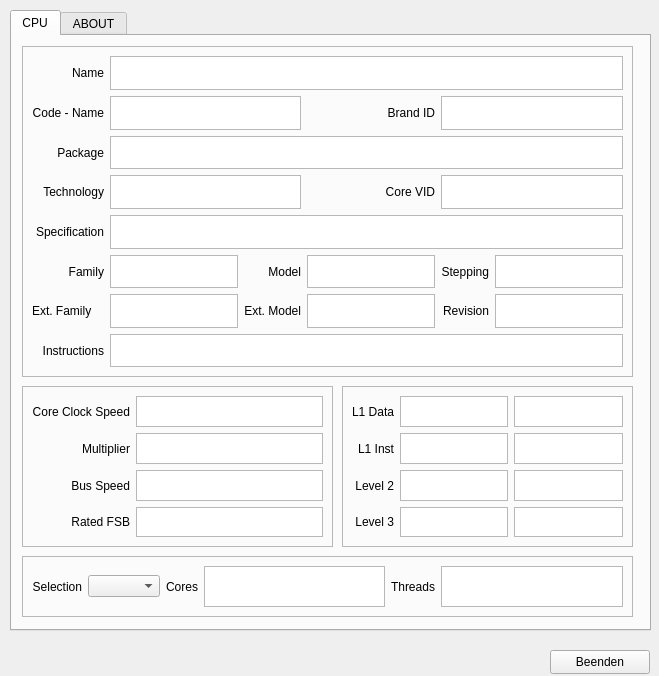
<?xml version="1.0" encoding="UTF-8"?>
<ui version="4.0">
 <class>mainWidget</class>
 <widget class="QWidget" name="mainWidget">
  <property name="geometry">
   <rect>
    <x>0</x>
    <y>0</y>
    <width>659</width>
    <height>676</height>
   </rect>
  </property>
  <property name="windowTitle">
   <string>CPU Informations</string>
  </property>
  <widget class="QTabWidget" name="parentContainer">
   <property name="geometry">
    <rect>
     <x>10</x>
     <y>10</y>
     <width>641</width>
     <height>621</height>
    </rect>
   </property>
   <property name="currentIndex">
    <number>0</number>
   </property>
   <widget class="QWidget" name="cpu">
    <attribute name="title">
     <string>CPU</string>
    </attribute>
    <widget class="QFrame" name="frame">
     <property name="geometry">
      <rect>
       <x>10</x>
       <y>10</y>
       <width>611</width>
       <height>331</height>
      </rect>
     </property>
     <property name="frameShape">
      <enum>QFrame::StyledPanel</enum>
     </property>
     <property name="frameShadow">
      <enum>QFrame::Raised</enum>
     </property>
     <layout class="QGridLayout" name="gridLayout">
      <item row="4" column="2" colspan="5">
       <widget class="QTextEdit" name="specification">
        <property name="readOnly">
         <bool>true</bool>
        </property>
       </widget>
      </item>
      <item row="3" column="5" colspan="2">
       <widget class="QTextEdit" name="vid">
        <property name="readOnly">
         <bool>true</bool>
        </property>
       </widget>
      </item>
      <item row="6" column="0">
       <widget class="QLabel" name="label_12">
        <property name="text">
         <string>Ext. Family</string>
        </property>
       </widget>
      </item>
      <item row="0" column="0">
       <widget class="QLabel" name="label_2">
        <property name="text">
         <string>Name</string>
        </property>
        <property name="alignment">
         <set>Qt::AlignRight|Qt::AlignTrailing|Qt::AlignVCenter</set>
        </property>
       </widget>
      </item>
      <item row="1" column="0">
       <widget class="QLabel" name="label_3">
        <property name="text">
         <string>Code - Name</string>
        </property>
        <property name="alignment">
         <set>Qt::AlignRight|Qt::AlignTrailing|Qt::AlignVCenter</set>
        </property>
       </widget>
      </item>
      <item row="2" column="0">
       <widget class="QLabel" name="label_4">
        <property name="text">
         <string>Package</string>
        </property>
        <property name="alignment">
         <set>Qt::AlignRight|Qt::AlignTrailing|Qt::AlignVCenter</set>
        </property>
       </widget>
      </item>
      <item row="3" column="0">
       <widget class="QLabel" name="label_5">
        <property name="text">
         <string>Technology</string>
        </property>
        <property name="alignment">
         <set>Qt::AlignRight|Qt::AlignTrailing|Qt::AlignVCenter</set>
        </property>
       </widget>
      </item>
      <item row="4" column="0">
       <widget class="QLabel" name="label_7">
        <property name="text">
         <string>Specification</string>
        </property>
        <property name="alignment">
         <set>Qt::AlignRight|Qt::AlignTrailing|Qt::AlignVCenter</set>
        </property>
       </widget>
      </item>
      <item row="3" column="2" colspan="2">
       <widget class="QTextEdit" name="technology">
        <property name="readOnly">
         <bool>true</bool>
        </property>
       </widget>
      </item>
      <item row="2" column="2" colspan="5">
       <widget class="QTextEdit" name="packageName">
        <property name="readOnly">
         <bool>true</bool>
        </property>
       </widget>
      </item>
      <item row="5" column="4">
       <widget class="QTextEdit" name="model">
        <property name="readOnly">
         <bool>true</bool>
        </property>
       </widget>
      </item>
      <item row="5" column="5">
       <widget class="QLabel" name="label_11">
        <property name="text">
         <string>Stepping</string>
        </property>
        <property name="alignment">
         <set>Qt::AlignRight|Qt::AlignTrailing|Qt::AlignVCenter</set>
        </property>
       </widget>
      </item>
      <item row="1" column="4">
       <widget class="QLabel" name="label_8">
        <property name="text">
         <string>Brand ID</string>
        </property>
        <property name="alignment">
         <set>Qt::AlignRight|Qt::AlignTrailing|Qt::AlignVCenter</set>
        </property>
       </widget>
      </item>
      <item row="5" column="2">
       <widget class="QTextEdit" name="family">
        <property name="readOnly">
         <bool>true</bool>
        </property>
       </widget>
      </item>
      <item row="5" column="3">
       <widget class="QLabel" name="label_10">
        <property name="text">
         <string>Model</string>
        </property>
        <property name="alignment">
         <set>Qt::AlignRight|Qt::AlignTrailing|Qt::AlignVCenter</set>
        </property>
       </widget>
      </item>
      <item row="5" column="6">
       <widget class="QTextEdit" name="stepping">
        <property name="readOnly">
         <bool>true</bool>
        </property>
       </widget>
      </item>
      <item row="3" column="4">
       <widget class="QLabel" name="label_6">
        <property name="text">
         <string>Core VID</string>
        </property>
        <property name="alignment">
         <set>Qt::AlignRight|Qt::AlignTrailing|Qt::AlignVCenter</set>
        </property>
       </widget>
      </item>
      <item row="5" column="0">
       <widget class="QLabel" name="label_9">
        <property name="text">
         <string>Family</string>
        </property>
        <property name="alignment">
         <set>Qt::AlignRight|Qt::AlignTrailing|Qt::AlignVCenter</set>
        </property>
       </widget>
      </item>
      <item row="1" column="2" colspan="2">
       <widget class="QTextEdit" name="codeName">
        <property name="readOnly">
         <bool>true</bool>
        </property>
       </widget>
      </item>
      <item row="1" column="5" colspan="2">
       <widget class="QTextEdit" name="brandId">
        <property name="readOnly">
         <bool>true</bool>
        </property>
       </widget>
      </item>
      <item row="0" column="2" colspan="5">
       <widget class="QTextEdit" name="cpuName">
        <property name="readOnly">
         <bool>true</bool>
        </property>
       </widget>
      </item>
      <item row="7" column="2" colspan="5">
       <widget class="QTextEdit" name="instructions">
        <property name="readOnly">
         <bool>true</bool>
        </property>
       </widget>
      </item>
      <item row="6" column="2">
       <widget class="QTextEdit" name="extFamily">
        <property name="readOnly">
         <bool>true</bool>
        </property>
       </widget>
      </item>
      <item row="6" column="5">
       <widget class="QLabel" name="label_14">
        <property name="text">
         <string>Revision</string>
        </property>
        <property name="alignment">
         <set>Qt::AlignRight|Qt::AlignTrailing|Qt::AlignVCenter</set>
        </property>
       </widget>
      </item>
      <item row="6" column="3">
       <widget class="QLabel" name="label_13">
        <property name="text">
         <string>Ext. Model</string>
        </property>
        <property name="alignment">
         <set>Qt::AlignRight|Qt::AlignTrailing|Qt::AlignVCenter</set>
        </property>
       </widget>
      </item>
      <item row="6" column="4">
       <widget class="QTextEdit" name="extModel">
        <property name="readOnly">
         <bool>true</bool>
        </property>
       </widget>
      </item>
      <item row="6" column="6">
       <widget class="QTextEdit" name="revision">
        <property name="readOnly">
         <bool>true</bool>
        </property>
       </widget>
      </item>
      <item row="7" column="0">
       <widget class="QLabel" name="label_15">
        <property name="text">
         <string>Instructions</string>
        </property>
        <property name="alignment">
         <set>Qt::AlignRight|Qt::AlignTrailing|Qt::AlignVCenter</set>
        </property>
       </widget>
      </item>
     </layout>
    </widget>
    <widget class="QFrame" name="frame_2">
     <property name="geometry">
      <rect>
       <x>10</x>
       <y>350</y>
       <width>311</width>
       <height>161</height>
      </rect>
     </property>
     <property name="frameShape">
      <enum>QFrame::StyledPanel</enum>
     </property>
     <property name="frameShadow">
      <enum>QFrame::Raised</enum>
     </property>
     <layout class="QGridLayout" name="gridLayout_2">
      <item row="2" column="0">
       <widget class="QLabel" name="label_18">
        <property name="text">
         <string>Bus Speed</string>
        </property>
        <property name="alignment">
         <set>Qt::AlignRight|Qt::AlignTrailing|Qt::AlignVCenter</set>
        </property>
       </widget>
      </item>
      <item row="1" column="0">
       <widget class="QLabel" name="label_17">
        <property name="text">
         <string>Multiplier</string>
        </property>
        <property name="alignment">
         <set>Qt::AlignRight|Qt::AlignTrailing|Qt::AlignVCenter</set>
        </property>
       </widget>
      </item>
      <item row="0" column="1">
       <widget class="QTextEdit" name="clockSpeed">
        <property name="readOnly">
         <bool>true</bool>
        </property>
       </widget>
      </item>
      <item row="0" column="0">
       <widget class="QLabel" name="label_16">
        <property name="text">
         <string>Core Clock Speed</string>
        </property>
        <property name="alignment">
         <set>Qt::AlignRight|Qt::AlignTrailing|Qt::AlignVCenter</set>
        </property>
       </widget>
      </item>
      <item row="1" column="1">
       <widget class="QTextEdit" name="multiplier">
        <property name="readOnly">
         <bool>true</bool>
        </property>
       </widget>
      </item>
      <item row="3" column="0">
       <widget class="QLabel" name="label_19">
        <property name="text">
         <string>Rated FSB</string>
        </property>
        <property name="alignment">
         <set>Qt::AlignRight|Qt::AlignTrailing|Qt::AlignVCenter</set>
        </property>
       </widget>
      </item>
      <item row="2" column="1">
       <widget class="QTextEdit" name="busSpeed">
        <property name="readOnly">
         <bool>true</bool>
        </property>
       </widget>
      </item>
      <item row="3" column="1">
       <widget class="QTextEdit" name="ratedFSB">
        <property name="readOnly">
         <bool>true</bool>
        </property>
       </widget>
      </item>
     </layout>
    </widget>
    <widget class="QFrame" name="frame_4">
     <property name="geometry">
      <rect>
       <x>10</x>
       <y>520</y>
       <width>611</width>
       <height>61</height>
      </rect>
     </property>
     <property name="frameShape">
      <enum>QFrame::StyledPanel</enum>
     </property>
     <property name="frameShadow">
      <enum>QFrame::Raised</enum>
     </property>
     <layout class="QGridLayout" name="gridLayout_4">
      <item row="0" column="0">
       <widget class="QLabel" name="label_24">
        <property name="text">
         <string>Selection</string>
        </property>
        <property name="alignment">
         <set>Qt::AlignRight|Qt::AlignTrailing|Qt::AlignVCenter</set>
        </property>
       </widget>
      </item>
      <item row="0" column="2">
       <widget class="QLabel" name="label_25">
        <property name="text">
         <string>Cores</string>
        </property>
        <property name="alignment">
         <set>Qt::AlignRight|Qt::AlignTrailing|Qt::AlignVCenter</set>
        </property>
       </widget>
      </item>
      <item row="0" column="1">
       <widget class="QComboBox" name="comboBox"/>
      </item>
      <item row="0" column="4">
       <widget class="QLabel" name="label_26">
        <property name="text">
         <string>Threads</string>
        </property>
        <property name="alignment">
         <set>Qt::AlignRight|Qt::AlignTrailing|Qt::AlignVCenter</set>
        </property>
       </widget>
      </item>
      <item row="0" column="3">
       <widget class="QTextEdit" name="cores">
        <property name="readOnly">
         <bool>true</bool>
        </property>
       </widget>
      </item>
      <item row="0" column="5">
       <widget class="QTextEdit" name="threads">
        <property name="readOnly">
         <bool>true</bool>
        </property>
       </widget>
      </item>
     </layout>
    </widget>
    <widget class="QFrame" name="frame_3">
     <property name="geometry">
      <rect>
       <x>330</x>
       <y>350</y>
       <width>291</width>
       <height>161</height>
      </rect>
     </property>
     <property name="frameShape">
      <enum>QFrame::StyledPanel</enum>
     </property>
     <property name="frameShadow">
      <enum>QFrame::Raised</enum>
     </property>
     <layout class="QGridLayout" name="gridLayout_3">
      <item row="1" column="0">
       <widget class="QLabel" name="label_21">
        <property name="text">
         <string>L1 Inst</string>
        </property>
        <property name="alignment">
         <set>Qt::AlignRight|Qt::AlignTrailing|Qt::AlignVCenter</set>
        </property>
       </widget>
      </item>
      <item row="0" column="0">
       <widget class="QLabel" name="label_20">
        <property name="text">
         <string>L1 Data</string>
        </property>
        <property name="alignment">
         <set>Qt::AlignRight|Qt::AlignTrailing|Qt::AlignVCenter</set>
        </property>
       </widget>
      </item>
      <item row="2" column="1">
       <widget class="QTextEdit" name="l2">
        <property name="readOnly">
         <bool>true</bool>
        </property>
       </widget>
      </item>
      <item row="3" column="0">
       <widget class="QLabel" name="label_23">
        <property name="text">
         <string>Level 3</string>
        </property>
        <property name="alignment">
         <set>Qt::AlignRight|Qt::AlignTrailing|Qt::AlignVCenter</set>
        </property>
       </widget>
      </item>
      <item row="2" column="0">
       <widget class="QLabel" name="label_22">
        <property name="text">
         <string>Level 2</string>
        </property>
        <property name="alignment">
         <set>Qt::AlignRight|Qt::AlignTrailing|Qt::AlignVCenter</set>
        </property>
       </widget>
      </item>
      <item row="0" column="1">
       <widget class="QTextEdit" name="l1Data">
        <property name="readOnly">
         <bool>true</bool>
        </property>
       </widget>
      </item>
      <item row="1" column="1">
       <widget class="QTextEdit" name="l1Inst">
        <property name="readOnly">
         <bool>true</bool>
        </property>
       </widget>
      </item>
      <item row="3" column="1">
       <widget class="QTextEdit" name="l3">
        <property name="readOnly">
         <bool>true</bool>
        </property>
       </widget>
      </item>
      <item row="0" column="2">
       <widget class="QTextEdit" name="l1DataWays">
        <property name="readOnly">
         <bool>true</bool>
        </property>
       </widget>
      </item>
      <item row="1" column="2">
       <widget class="QTextEdit" name="l1InstWays">
        <property name="readOnly">
         <bool>true</bool>
        </property>
       </widget>
      </item>
      <item row="2" column="2">
       <widget class="QTextEdit" name="l2Ways">
        <property name="readOnly">
         <bool>true</bool>
        </property>
       </widget>
      </item>
      <item row="3" column="2">
       <widget class="QTextEdit" name="l3Ways">
        <property name="readOnly">
         <bool>true</bool>
        </property>
       </widget>
      </item>
     </layout>
    </widget>
   </widget>
   <widget class="QWidget" name="about">
    <attribute name="title">
     <string>ABOUT</string>
    </attribute>
   </widget>
  </widget>
  <widget class="QPushButton" name="exitButton">
   <property name="geometry">
    <rect>
     <x>550</x>
     <y>650</y>
     <width>100</width>
     <height>24</height>
    </rect>
   </property>
   <property name="text">
    <string>Beenden</string>
   </property>
  </widget>
 </widget>
 <resources/>
 <connections/>
</ui>
